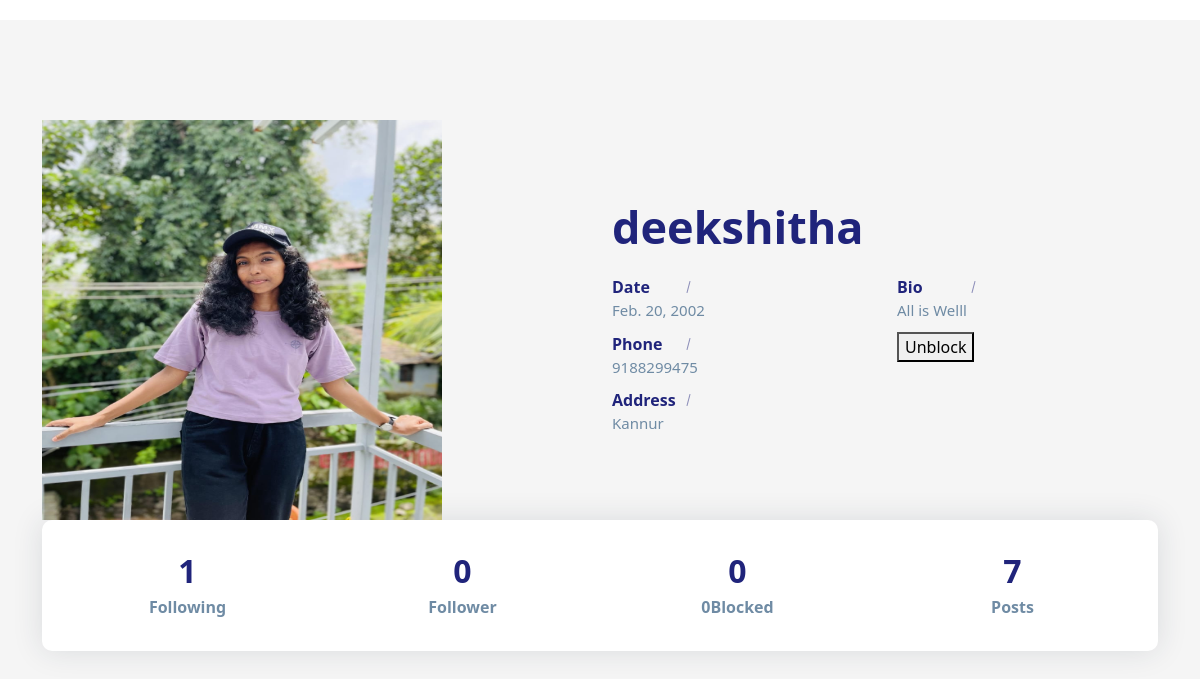
The page /profiles/3/ on the database its author committed.
### social/models.py (models this page shows)
class UserProfile(models.Model):
    user=models.OneToOneField(User,on_delete=models.CASCADE,related_name="profile")
    address=models.CharField(max_length=200,null=True)
    phone=models.CharField(max_length=200,null=True)
    profile_pic=models.ImageField(upload_to="profilepics",null=True,blank=True)
    dob=models.DateField(null=True)
    bio=models.CharField(max_length=200,null=True)
    following=models.ManyToManyField("self",related_name="followed_by",symmetrical=False,null=True)
    block=models.ManyToManyField("self",related_name="blocked",symmetrical=False,null=True)
    def __str__(self):
        return self.user.username

### social/views.py (the view)
# urls.py: path("profiles/<int:pk>/",views.ProfileDetailView.as_view(),name="profile-detail"),
class ProfileDetailView(DetailView):
    template_name="profile_detail.html"
    model=UserProfile
    context_object_name="data"

### social/templates/profile_detail.html (shortened to what this page needs)
<!DOCTYPE html>
{%load static%}
<html lang="en">
<head>
    <link href="https://cdn.jsdelivr.net/npm/bootstrap@5.3.2/dist/css/bootstrap.min.css" rel="stylesheet"
>
    <link rel="stylesheet" href="{%static 'social/css/profile.css'%}">
</head>
<body>
    <section class="section about-section gray-bg" id="about">
        <div class="container">
            <div class="row align-items-center flex-row-reverse">
                <div class="col-lg-6">
                    <div class="about-text go-to">
                        <h3 class="dark-color">{{data}}</h3>
                        <div class="row about-list">
                            <div class="col-md-6">
                                <div class="media">
                                    <label>Date</label>
                                    <p>{{data.dob}}</p>
                                </div>
                                <div class="media">
                                    <label>Phone</label>
                                    <p>{{data.phone}}</p>
                                </div>
                                <div class="media">
                                    <label>Address</label>
                                    <p>{{data.address}}</p>
                                </div>
                            </div>
                            <div class="col-md-6">
                                <div class="media">
                                    <label>Bio</label>
                                    <p>{{data.bio}}</p>
                                </div>
                                {%if request.user != data.user%}
                                <div class="media">
                                    <form action="{%url 'block' data.id%}" method="post">
                                        {%if data not in request.user.profile.block.all%}
                                        <button type="submit" name="action" value="block">Block</button>
                                        {%else%}
                                        <button type="submit" name="action" value="unblock">Unblock</button>
                                        {%endif%}
                                    </form>
                                </div>
                                {%endif%}
                            </div>
                        </div>
                    </div>
                </div>
                <div class="col-lg-6">
                    <div class="about-avatar">
                        {%if data.profile_pic%}
                        <img src="{{data.profile_pic.url}}" width="400px" height="400px" alt="">
                        {%else%}
                        <img src="{%static 'social/images/profilepic.png'%}" title="" alt="">
                        {%endif%}
                    </div>
                </div>
            </div>
            <div class="counter">
                <div class="row">
                    <div class="col-6 col-lg-3">
                        <div class="count-data text-center">
                            <h6 class="count h2" data-to="500" data-speed="500">{{data.following.count}}</h6>
                            <p class="m-0px font-w-600">Following</p>
                        </div>
                    </div>
                    <div class="col-6 col-lg-3">
                        <div class="count-data text-center">
                            <h6 class="count h2" data-to="150" data-speed="150">{{data.followed_by.count}}</h6>
                            <p class="m-0px font-w-600">Follower</p>
                        </div>
                    </div>
                    <div class="col-6 col-lg-3">
                        <div class="count-data text-center">
                            <h6 class="count h2" data-to="850" data-speed="850">{{data.block.count}}</h6>
                            <p class="m-0px font-w-600">{{data.block.all.count}}Blocked</p>
                        </div>
                    </div>
                    <div class="col-6 col-lg-3">
                        <div class="count-data text-center">
                            <h6 class="count h2" data-to="190" data-speed="190">{{data.user.userpost.all.count}}</h6>
                            <p class="m-0px font-w-600">Posts</p>
                        </div>
                    </div>
                </div>
            </div>
        </div>
    </section>
</body>
</html>

### social/static/social/css/profile.css (style rules this page uses)
body { color: #6F8BA4; margin-top:20px; }
.section { padding: 100px 0; position: relative; }
.gray-bg { background-color: #f5f5f5; }
img { max-width: 100%; }
img { vertical-align: middle; border-style: none; }
.about-text h3 { font-size: 45px; font-weight: 700; margin: 0 0 6px; }
.about-text p { font-size: 18px; max-width: 450px; }
.about-list { padding-top: 10px; }
.about-list .media { padding: 5px 0; }
.about-list label { color: #20247b; font-weight: 600; width: 88px; margin: 0; position: relative; }
.about-list label:after { content: ""; position: absolute; top: 0; bottom: 0; right: 11px; width: 1px; height: 12px; background: #20247b; -moz-transform: rotate(15deg); -o-transform: rotate(15deg); -ms-transform: rotate(15deg); -webkit-transform: rotate(15deg); transform: rotate(15deg); margin: auto; opacity: 0.5; }
.about-list p { margin: 0; font-size: 15px; }
.about-section .counter { padding: 22px 20px; background: #ffffff; border-radius: 10px; box-shadow: 0 0 30px rgba(31, 45, 61, 0.125); }
.about-section .counter .count-data { margin-top: 10px; margin-bottom: 10px; }
.about-section .counter .count { font-weight: 700; color: #20247b; margin: 0 0 5px; }
.about-section .counter p { font-weight: 600; margin: 0; }
.dark-color { color: #20247b; }

### rows shown on the page
UserProfile: user.username "deekshitha", dob "Feb. 20, 2002", phone "9188299475", address "Kannur", bio "All is Welll", profile_pic (picture), following.count "1", followed_by.count "0", block.count "0", block.all.count "0", user.userpost.all.count "7"
